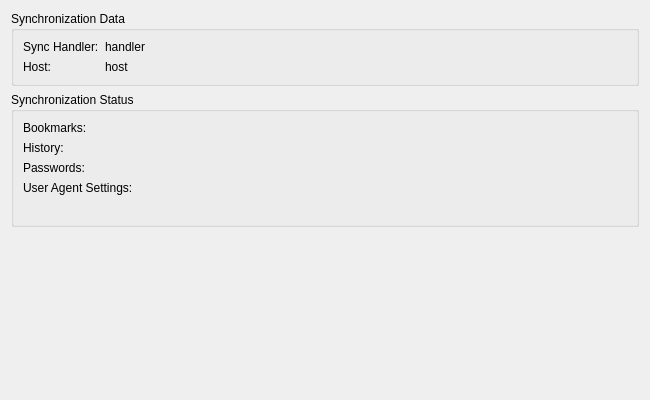
<?xml version="1.0" encoding="UTF-8"?>
<ui version="4.0">
 <class>SyncCheckPage</class>
 <widget class="QWizardPage" name="SyncCheckPage">
  <property name="geometry">
   <rect>
    <x>0</x>
    <y>0</y>
    <width>650</width>
    <height>400</height>
   </rect>
  </property>
  <property name="title">
   <string>Synchronization status</string>
  </property>
  <property name="subTitle">
   <string>This page shows the status of the current synchronization process.</string>
  </property>
  <layout class="QVBoxLayout" name="verticalLayout">
   <item>
    <widget class="QGroupBox" name="groupBox">
     <property name="title">
      <string>Synchronization Data</string>
     </property>
     <layout class="QGridLayout" name="gridLayout">
      <item row="0" column="0">
       <widget class="QLabel" name="label">
        <property name="text">
         <string>Sync Handler:</string>
        </property>
       </widget>
      </item>
      <item row="0" column="1">
       <widget class="QLabel" name="handlerLabel">
        <property name="sizePolicy">
         <sizepolicy hsizetype="Expanding" vsizetype="Preferred">
          <horstretch>0</horstretch>
          <verstretch>0</verstretch>
         </sizepolicy>
        </property>
        <property name="text">
         <string notr="true">handler</string>
        </property>
       </widget>
      </item>
      <item row="1" column="0">
       <widget class="QLabel" name="label_2">
        <property name="text">
         <string>Host:</string>
        </property>
       </widget>
      </item>
      <item row="1" column="1">
       <widget class="QLabel" name="hostLabel">
        <property name="sizePolicy">
         <sizepolicy hsizetype="Expanding" vsizetype="Preferred">
          <horstretch>0</horstretch>
          <verstretch>0</verstretch>
         </sizepolicy>
        </property>
        <property name="text">
         <string notr="true">host</string>
        </property>
       </widget>
      </item>
     </layout>
    </widget>
   </item>
   <item>
    <widget class="QGroupBox" name="groupBox_2">
     <property name="title">
      <string>Synchronization Status</string>
     </property>
     <layout class="QGridLayout" name="gridLayout_2">
      <item row="0" column="0">
       <widget class="QLabel" name="label_3">
        <property name="text">
         <string>Bookmarks:</string>
        </property>
       </widget>
      </item>
      <item row="0" column="1">
       <widget class="QLabel" name="bookmarkLabel"/>
      </item>
      <item row="0" column="2">
       <widget class="QLabel" name="bookmarkMsgLabel">
        <property name="sizePolicy">
         <sizepolicy hsizetype="Expanding" vsizetype="Preferred">
          <horstretch>0</horstretch>
          <verstretch>0</verstretch>
         </sizepolicy>
        </property>
        <property name="wordWrap">
         <bool>true</bool>
        </property>
       </widget>
      </item>
      <item row="1" column="0">
       <widget class="QLabel" name="label_4">
        <property name="text">
         <string>History:</string>
        </property>
       </widget>
      </item>
      <item row="1" column="1">
       <widget class="QLabel" name="historyLabel"/>
      </item>
      <item row="1" column="2">
       <widget class="QLabel" name="historyMsgLabel">
        <property name="sizePolicy">
         <sizepolicy hsizetype="Expanding" vsizetype="Preferred">
          <horstretch>0</horstretch>
          <verstretch>0</verstretch>
         </sizepolicy>
        </property>
        <property name="wordWrap">
         <bool>true</bool>
        </property>
       </widget>
      </item>
      <item row="2" column="0">
       <widget class="QLabel" name="label_5">
        <property name="text">
         <string>Passwords:</string>
        </property>
       </widget>
      </item>
      <item row="2" column="1">
       <widget class="QLabel" name="passwordsLabel"/>
      </item>
      <item row="2" column="2">
       <widget class="QLabel" name="passwordsMsgLabel">
        <property name="sizePolicy">
         <sizepolicy hsizetype="Expanding" vsizetype="Preferred">
          <horstretch>0</horstretch>
          <verstretch>0</verstretch>
         </sizepolicy>
        </property>
        <property name="wordWrap">
         <bool>true</bool>
        </property>
       </widget>
      </item>
      <item row="3" column="0">
       <widget class="QLabel" name="label_6">
        <property name="text">
         <string>User Agent Settings:</string>
        </property>
       </widget>
      </item>
      <item row="3" column="1">
       <widget class="QLabel" name="userAgentsLabel"/>
      </item>
      <item row="3" column="2">
       <widget class="QLabel" name="userAgentsMsgLabel">
        <property name="sizePolicy">
         <sizepolicy hsizetype="Expanding" vsizetype="Preferred">
          <horstretch>0</horstretch>
          <verstretch>0</verstretch>
         </sizepolicy>
        </property>
        <property name="wordWrap">
         <bool>true</bool>
        </property>
       </widget>
      </item>
      <item row="4" column="0" colspan="3">
       <widget class="QLabel" name="syncErrorLabel">
        <property name="wordWrap">
         <bool>true</bool>
        </property>
       </widget>
      </item>
     </layout>
    </widget>
   </item>
   <item>
    <spacer name="verticalSpacer">
     <property name="orientation">
      <enum>Qt::Vertical</enum>
     </property>
     <property name="sizeHint" stdset="0">
      <size>
       <width>20</width>
       <height>81</height>
      </size>
     </property>
    </spacer>
   </item>
  </layout>
 </widget>
 <resources/>
 <connections/>
</ui>
